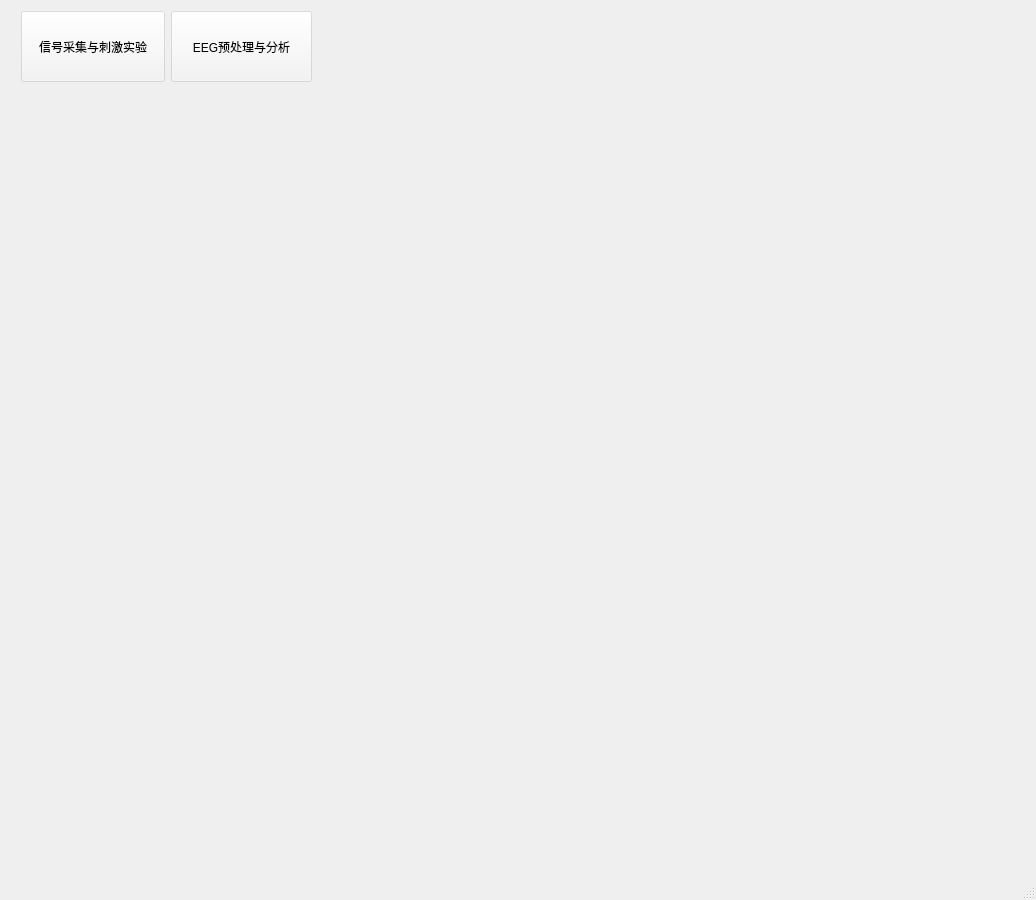
<?xml version="1.0" encoding="UTF-8"?>
<ui version="4.0">
 <class>MainWindow</class>
 <widget class="QMainWindow" name="MainWindow">
  <property name="geometry">
   <rect>
    <x>0</x>
    <y>0</y>
    <width>1036</width>
    <height>900</height>
   </rect>
  </property>
  <property name="windowTitle">
   <string>MainWindow</string>
  </property>
  <widget class="QWidget" name="centralwidget">
   <layout class="QFormLayout" name="formLayout">
    <item row="0" column="0" colspan="2">
     <widget class="QStackedWidget" name="stackedWidget">
      <widget class="QWidget" name="page"/>
      <widget class="QWidget" name="page_2"/>
     </widget>
    </item>
   </layout>
   <widget class="QPushButton" name="AccquisitionButton">
    <property name="geometry">
     <rect>
      <x>21</x>
      <y>11</y>
      <width>144</width>
      <height>71</height>
     </rect>
    </property>
    <property name="styleSheet">
     <string notr="true">background-color:rgba(244,244,244,100);</string>
    </property>
    <property name="text">
     <string>信号采集与刺激实验</string>
    </property>
    <property name="autoRepeatDelay">
     <number>300</number>
    </property>
   </widget>
   <widget class="QPushButton" name="AnalysisButton">
    <property name="geometry">
     <rect>
      <x>171</x>
      <y>11</y>
      <width>141</width>
      <height>71</height>
     </rect>
    </property>
    <property name="styleSheet">
     <string notr="true">background-color:rgba(244,244,244,100);</string>
    </property>
    <property name="text">
     <string>EEG预处理与分析</string>
    </property>
   </widget>
   <zorder>stackedWidget</zorder>
   <zorder>AnalysisButton</zorder>
   <zorder>AccquisitionButton</zorder>
  </widget>
  <widget class="QMenuBar" name="menubar">
   <property name="geometry">
    <rect>
     <x>0</x>
     <y>0</y>
     <width>1036</width>
     <height>26</height>
    </rect>
   </property>
  </widget>
  <widget class="QStatusBar" name="statusbar"/>
 </widget>
 <resources/>
 <connections/>
</ui>
